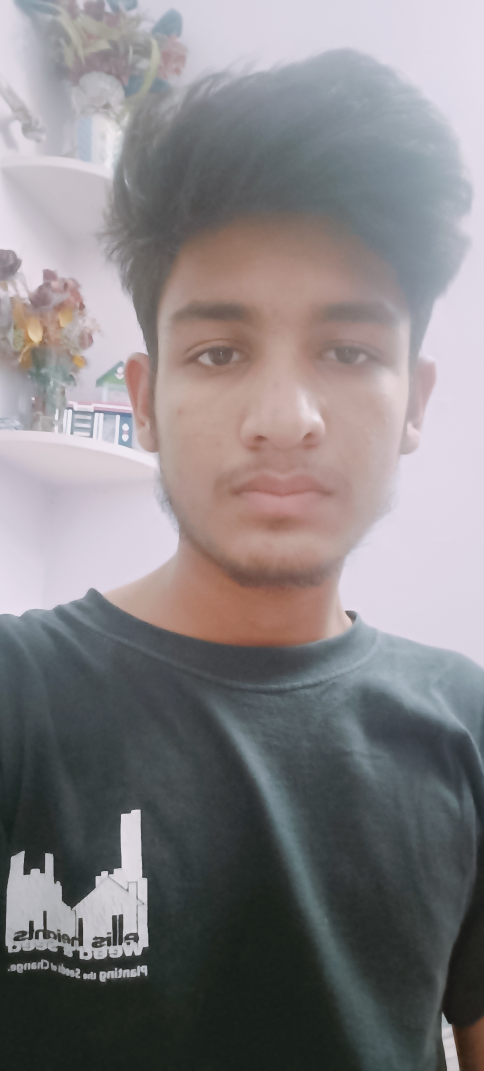
#> input picture virtual/Face_Recognition/Resources/1.jpg, 1450 x 3212 px, given in place of the camera (shown at 1/3 size)
$ python eye.py
#> lines starting #> are read from the running program, lines starting #| are printed output that depends on the picture
#All the imports go here
import numpy as np
import cv2

face_file = "D:\\TEST\\haarcascade\\data\\haarcascades\\haarcascade_frontalface_default.xml"
eye_file = "D:\\TEST\\haarcascade\\data\\haarcascades\\haarcascade_eye_tree_eyeglasses.xml"


#Initializing the face and eye cascade classifiers from xml files
face_cascade = cv2.CascadeClassifier(face_file)
eye_cascade = cv2.CascadeClassifier(eye_file)

#Variable store execution state
first_read = True

#Starting the video capture
cap = cv2.VideoCapture(0)
ret,img = cap.read()
#> img is the input picture: shape (3212, 1450, 3); mean B, G, R 131.2, 129.1, 132.9

while(ret):
	ret,img = cap.read()
	#Converting the recorded image to grayscale
	gray = cv2.cvtColor(img, cv2.COLOR_BGR2GRAY)
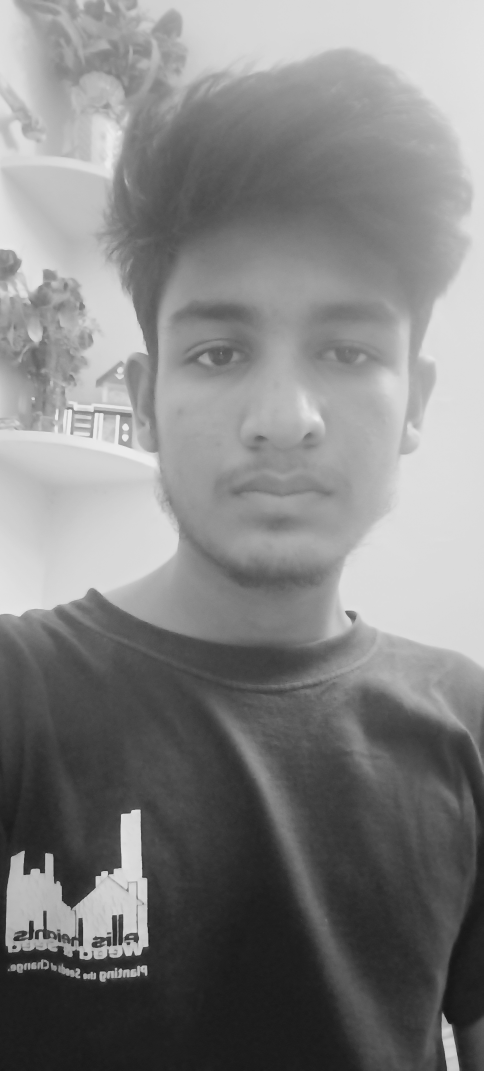
#> gray: shape (3212, 1450) (shown at 1/3 size); min 20, max 238, mean 130.5
	#Applying filter to remove impurities
	gray = cv2.bilateralFilter(gray,5,1,1)

	#Detecting the face for region of image to be fed to eye classifier
	faces = face_cascade.detectMultiScale(gray, 1.3, 5,minSize=(200,200))
#> faces = [[309, 671, 1034, 1034]]
	if(len(faces)>0):
		for (x,y,w,h) in faces:
			img = cv2.rectangle(img,(x,y),(x+w,y+h),(0,255,0),2)

			#roi_face is face which is input to eye classifier
			roi_face = gray[y:y+h,x:x+w]
			roi_face_clr = img[y:y+h,x:x+w]
			eyes = eye_cascade.detectMultiScale(roi_face,1.3,5,minSize=(50,50))

			#Examining the length of eyes object for eyes
			if(len(eyes)>=2):
				#Check if program is running for detection
				if(first_read):
					cv2.putText(img,
					"Eye detected press s to begin",
					(70,70),
					cv2.FONT_HERSHEY_PLAIN, 3,
					(0,255,0),2)
				else:
					cv2.putText(img,
					"Eyes open!", (70,70),
					cv2.FONT_HERSHEY_PLAIN, 2,
					(255,255,255),2)
			else:
				if(first_read):
					#To ensure if the eyes are present before starting
					cv2.putText(img,
					"No eyes detected", (70,70),
					cv2.FONT_HERSHEY_PLAIN, 3,
					(0,0,255),2)
				else:
					#This will print on console and restart the algorithm
					print("Blink detected--------------")
					cv2.waitKey(3000)
					first_read=True
#> this loop made 1 pass
#> (x, y, w, h, eyes) on pass 1: (309, 671, 1034, 1034, [[246, 299, 198, 198], [635, 302, 185, 185]])
#> pass 1, `roi_face = gray[y:y+h,x:x+w]`:
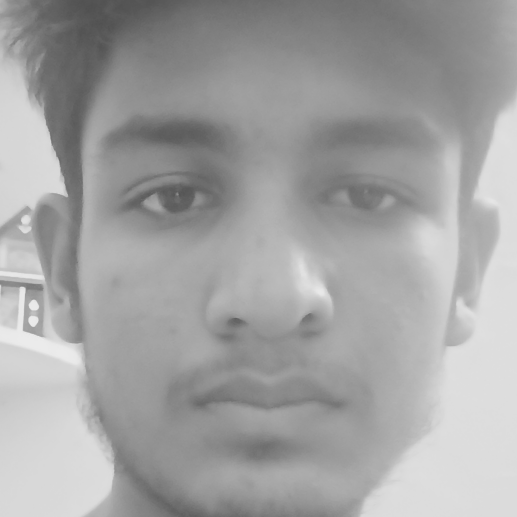
#> roi_face: shape (1034, 1034) (shown at 1/2 size); min 79, max 236, mean 162.1
#> pass 1, `roi_face_clr = img[y:y+h,x:x+w]`:
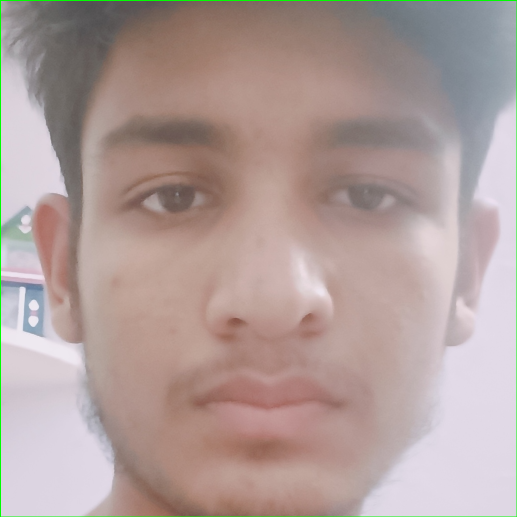
#> roi_face_clr: shape (1034, 1034, 3) (shown at 1/2 size); mean B, G, R 153.9, 157.4, 175.7

	else:
		cv2.putText(img,
		"No face detected",(100,100),
		cv2.FONT_HERSHEY_PLAIN, 3,
		(0,255,0),2)

	#Controlling the algorithm with keys
	cv2.imshow('img',img)
	a = cv2.waitKey(1)
#> (key q is pressed here)
	if(a==ord('q')):
		break
	elif(a==ord('s') and first_read):
		#This will start the detection
		first_read = False

cap.release()
cv2.destroyAllWindows()

$ run again, on virtual/Face_Recognition/Resources/2.jpg
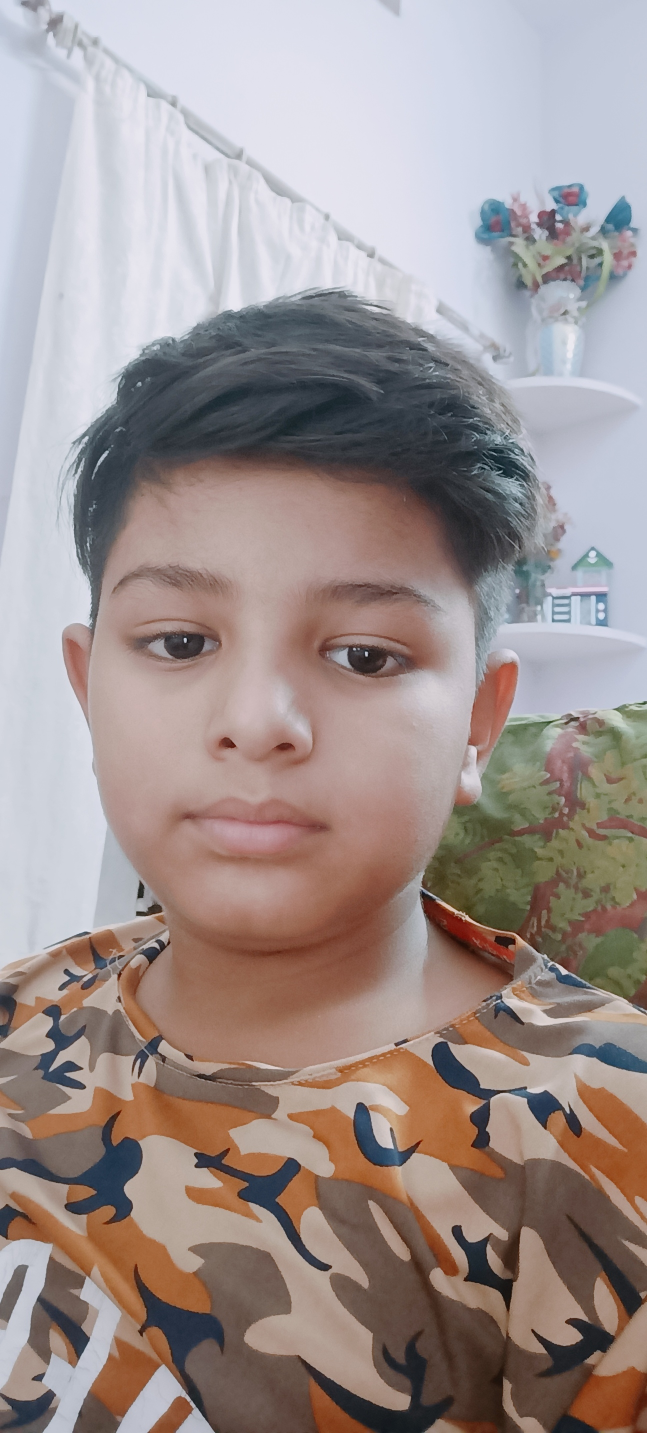
#> input picture virtual/Face_Recognition/Resources/2.jpg, 1294 x 2866 px, given in place of the camera (shown at 1/2 size)
#> img is the input picture: shape (2866, 1294, 3); mean B, G, R 143.2, 145.6, 158.4
#> faces = [[78, 943, 887, 887]]
#> the loop `for (x,y,w,h) in faces:` made 1 pass
#> (x, y, w, h, eyes) on pass 1: (78, 943, 887, 887, [[181, 248, 200, 200], [535, 258, 228, 228]])
#> pass 1, `roi_face_clr = img[y:y+h,x:x+w]`:
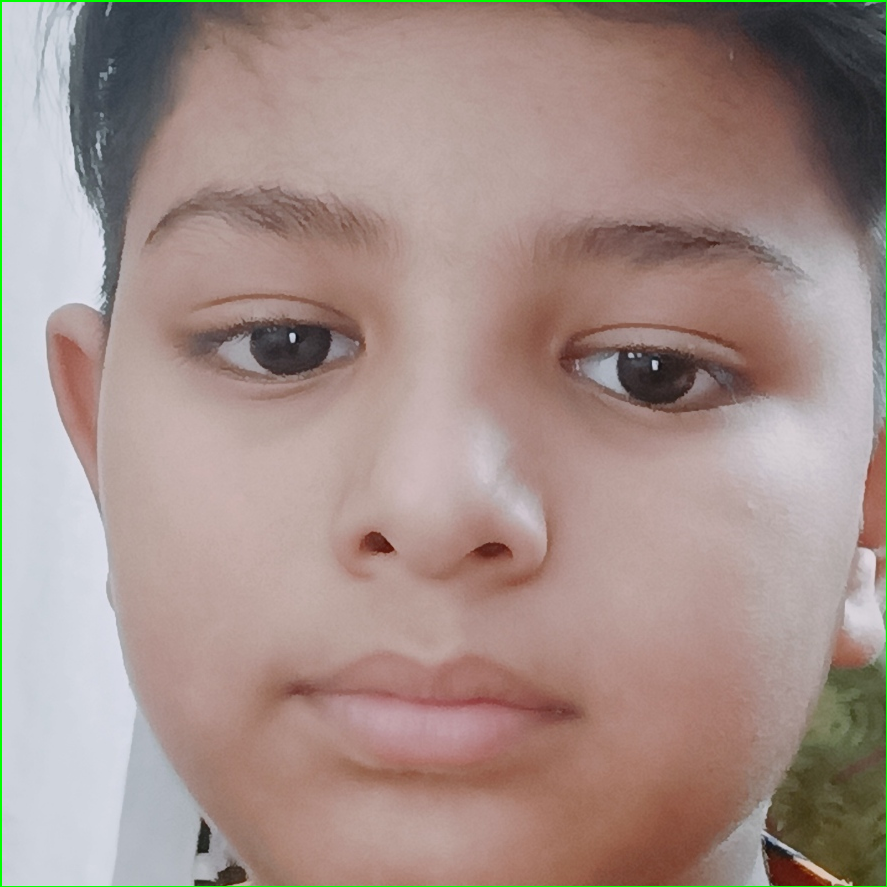
#> roi_face_clr: shape (887, 887, 3); mean B, G, R 137.2, 143.4, 163.7
#> after the loop `for (x,y,w,h) in faces:`:
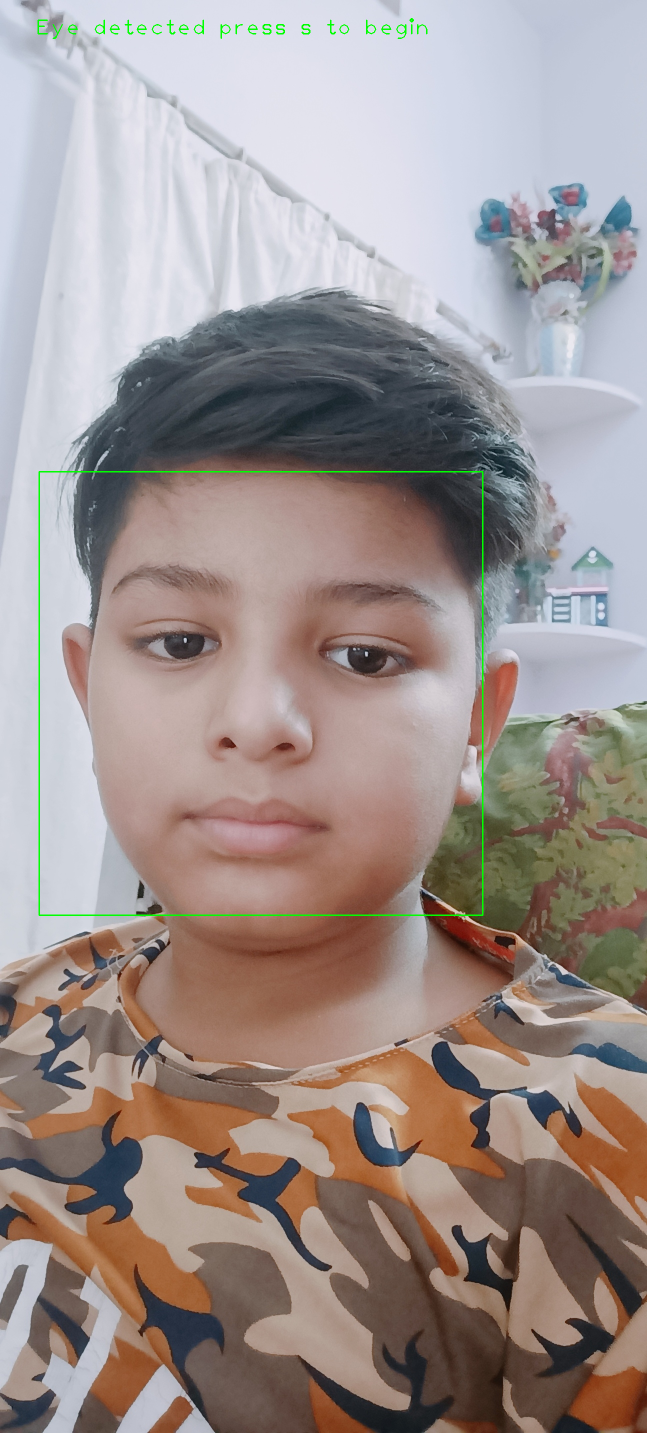
#> img: shape (2866, 1294, 3) (shown at 1/2 size); mean B, G, R 142.6, 146, 157.8
